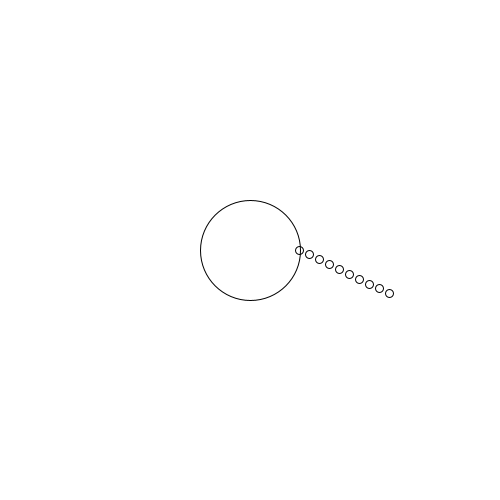
Frame 1 (no input)
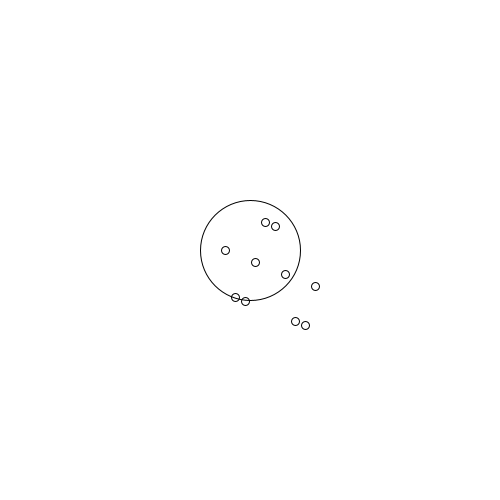
Frame 60 (the mouse pressed at the canvas centre just before this capture)
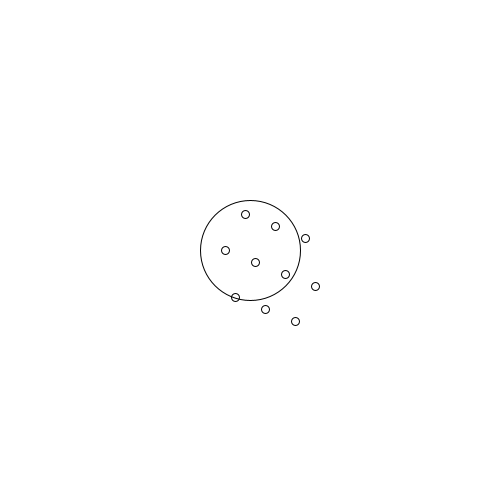
Frame 120 (the mouse held since frame 60 and released just before this capture)

The Processing sketch that drew these frames (run headless with seeded random() and noise(); from frame 60 on, the mouse is pressed at the canvas centre):

// Processing sketch: sketch_4_JugandoConElTiempo
// ── sketch_4_JugandoConElTiempo.pde
float posX, posY;
float radio;
float centroX, centroY;

void setup() {
  size(500, 500);
  radio = 50;
  centroX = width/2;
  centroY = height/2;
}


void draw() {
  background(255);
  noFill();
  ellipse(centroX, centroY, radio*2, radio*2);
  //ellipse(centroX, centroY, 5, 5);

  for (int i=0; i<10; i++) {
    posX = centroX + cos(radians(frameCount * 2)) * radio + 10*i;
    posY = centroY + sin(radians(frameCount * i)) * radio + 4*i;
    ellipse (posX, posY, 8, 8);
  }
}
